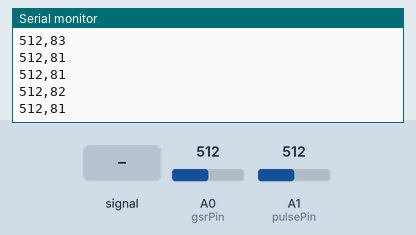
Recording of a sketch running on a simulated Arduino Uno, built with avr-gcc and run on an emulated ATmega328P. Shown: the last lines printed to the serial monitor. The inputs (shaded band) are chosen by the test bench; at power-on: A0 (gsrPin) = 512, A1 (pulsePin) = 512. Random numbers use the default seed unless the sketch sets one.

Above: at 1.2 s.
1.3 s: A1 (pulsePin) fed a 2 Hz sine of ±306 counts around its level
At 2.1 s:
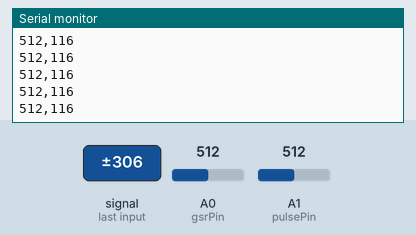
2.8 s: A0 (gsrPin) set to 716
At 3.8 s:
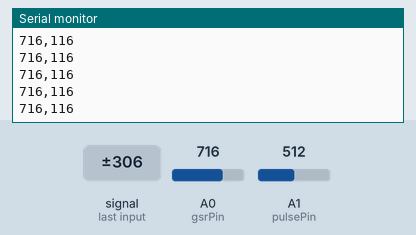
4.3 s: A1 (pulsePin) set to 716
7.3 s: A1 (pulsePin) fed a 50 Hz sine of ±306 counts around its level
8.8 s: A0 (gsrPin) set to 900
At 9.3 s:
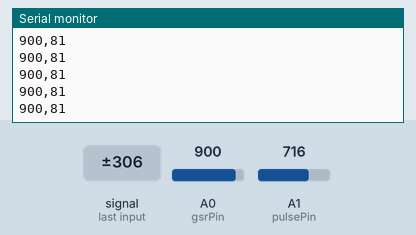
10.3 s: A1 (pulsePin) set to 900
Timing chart, 0 to 12.8 s (numbered marks = the images above; inputs shaded):
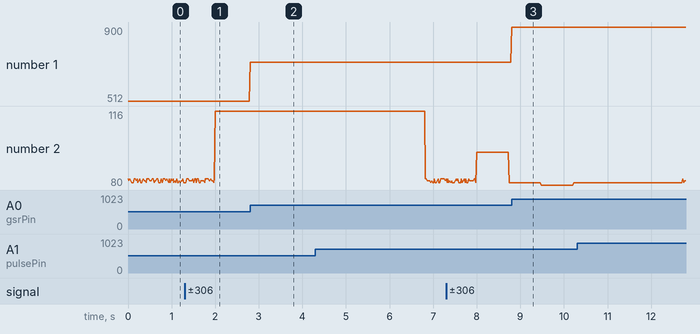

The sketch:

sensors.ino
```cpp
const int gsrPin = A0;
const int pulsePin = A1;

// --- VARIABILI FILTRO ONDA ---
float filteredPulse = 0;
float prevRawPulse = 500;
const float filterFactor = 0.95;

// --- VARIABILI CALCOLO BPM ---
unsigned long lastBeatTime = 0;
int bpm = 0;
boolean isPeak = false;
const int beatThreshold = 8;

// --- VALORI DI DEFAULT (FALLBACK) ---
const int defaultGSR = 520;  // Valore standard di rilassamento per il GSR
const int defaultBPM = 82;   // Battito standard a riposo (BPM)

void setup() {
  Serial.begin(9600);
  // Inizializza il generatore di numeri casuali usando il rumore di un pin vuoto
  randomSeed(analogRead(A5));
}

void loop() {
  int gsrValue = analogRead(gsrPin);
  int rawPulse = analogRead(pulsePin);

  // 1. Filtro passa-alto per l'onda del cuore
  filteredPulse = filterFactor * (filteredPulse + rawPulse - prevRawPulse);
  prevRawPulse = rawPulse;
  int currentSignal = (int)filteredPulse;

  unsigned long currentTime = millis();

  // 2. Rilevamento del picco cardiaco
  if (currentSignal > beatThreshold && isPeak == false) {
    isPeak = true;
    unsigned long ibi = currentTime - lastBeatTime;

    if (ibi >= 450 && ibi <= 1300) {
      int calculatedBpm = 60000 / ibi;
      if (calculatedBpm >= 60 && calculatedBpm <= 120) {
        bpm = calculatedBpm; // Salva il BPM reale
      }
    }
    lastBeatTime = currentTime;
  }

  if (currentSignal < (beatThreshold / 2)) {
    isPeak = false;
  }

  // Se non viene rilevato nessun battito reale per più di 2.5 secondi, azzera la variabile locale
  if (currentTime - lastBeatTime > 2500) {
    bpm = 0;
  }

  // ============================================================
  // 3. LOGICA DI FALLBACK (DATI STANDBY / ERRORI)
  // ============================================================
  int finalGSRToSend = gsrValue;
  int finalBPMToSend = bpm;

  // FALLBACK GSR: Se il sensore non è indossato (valore a vuoto molto basso)
  if (gsrValue < 50 || gsrValue > 1000) {
  finalGSRToSend = defaultGSR + random(-3, 4);
  }

  // FALLBACK BATTITO: Se il battito è a 0 (dito tolto o lettura errata)
  if (bpm == 0) {
    // Genera un battito simulato attorno a 72 con una micro-variazione (+/- 1)
    finalBPMToSend = defaultBPM + random(-1, 2);
  }

  // ============================================================
  // 4. INVIO DATI SICURI A TOUCHDESIGNER
  // ============================================================
  Serial.print(finalGSRToSend);
  Serial.print(",");
  Serial.println(finalBPMToSend);

  delay(20);
}
```

Measured:
- after the input at 1.3 s, the serial monitor: prints a new line after 0.70 s (image 1)
- after the input at 2.8 s, the serial monitor: prints a new line at once (image 2)
- after the input at 8.8 s, the serial monitor: prints a new line at once (image 3)
- plotted number 1: 512 → 716 after the input at 2.8 s, 716 → 900 after the input at 8.8 s
- plotted number 2: 81 → 116 after the input at 1.3 s
